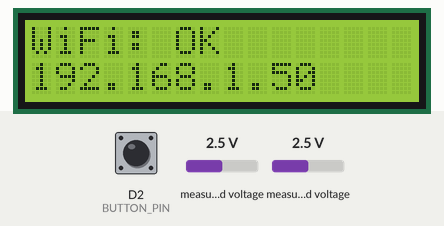
Bench run of a sketch on a simulated Arduino Uno R4 WiFi. Parts: 16×2 character LCD. Inputs (shaded band) come from the test bench; at power-on: D2 (BUTTON_PIN) HIGH, measured voltage 2.5 V. WiFi joins after 1.5 s; servers stay silent unless stated; the local clock reads 2024-03-15 10:24:30 at power-on unless the sketch sets it; what the sketch prints to the serial monitor is not drawn.

Above: at 8.9 s.
9.0 s: D2 (BUTTON_PIN) pulled LOW for 1 s
At 12.7 s:
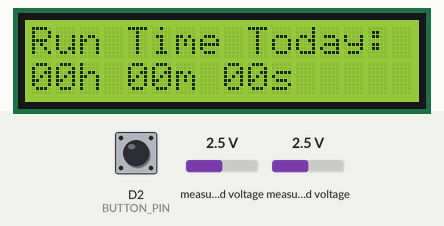
13.6 s: D2 (BUTTON_PIN) pulled LOW for 3.2 s
At 19.9 s:
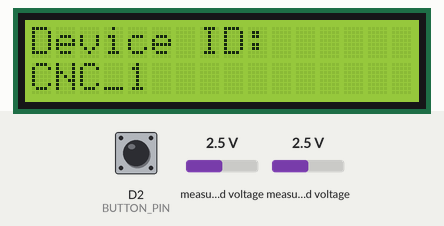
20.4 s: D2 (BUTTON_PIN) pulled LOW for 1 s
At 24.6 s:
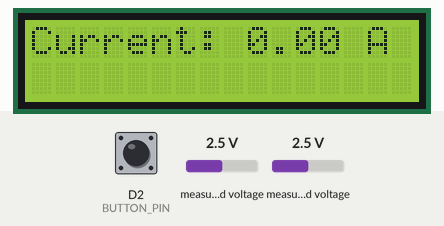
24.9 s: D2 (BUTTON_PIN) pulled LOW for 3.2 s
At 30.8 s:
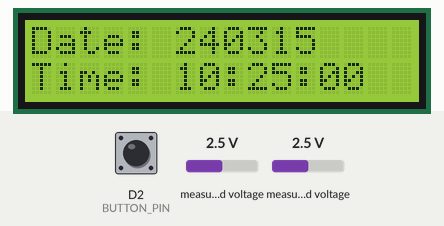
Timing chart, 0 to 32.3 s (numbered marks = the images above; inputs shaded):
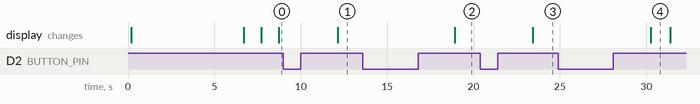

The sketch:

CNC_Run_Time_Logger_V4_20250604_CNC_1.ino
```cpp
/* CNC Run Time Logger V4_250528
작성일: 250521
수정일: 250528
       250530
       250602_Debug
       250602_Debug_Fixed
       250603_Debug_307_Redirect_Fix
       250603_Compile_Error_Fix (현재 수정)
       250604_ Spread Sheet 에서 Firebase로 전환

기능:
1. 실시간 전류측정
2. 0.1A 이상 측정되면 작동시작으로 판단하여 동작시간 측정 시작 [if (current > 1.0)] // 이전 1.0A에서 수정됨
3. 0.1A 이상인 상태였다가 0.1A 이하로 내려간 후 30초(shutdownDelay)동안 1A 이상 측정되지않으면
  처음 0.1A 이상이었던 시점부터 0.1A 이하로 내려간 시점까지 시간을 누적하여 스프레드시트로 전송.
4. 기기 아이디 구분 [const String deviceID   = "CNC_1";]

수정내역
250528 - ADS1115 안정화 딜레이 및 리셋 로직 추가
250530 - 스프레드시트 URL 교체
250602_Debug - 디버깅 로그 (WiFi IP, payload, 응답 결과)
250602_Debug_Fixed - Google Apps Script 302 오류 대응 (script.googleusercontent.com 사용)
250603_Debug_307_Redirect_Fix - Google Apps Script 307 오류 대응 (script.google.com 사용)
250603_Compile_Error_Fix - 문자열 연결 및 HttpClient 메소드 호출 오류 수정
250604_ Firebase 전환. uploadSessionToSheet() 함수 전체 삭제 후 uploadSessionToFirebase() 함수로 대체
250604_ RTC 적용방식 수정. 별도의 보드로 RTC 시간을 싱크로 후 장착함. 이 코드에서는 RTC 시간을 건들지 않도록 수정함.
*/


#include <WiFiS3.h>
#include <Wire.h>
#include <LiquidCrystal_I2C.h>
#include <RTClib.h>
#include <WiFiSSLClient.h>
#include <ArduinoHttpClient.h>
#include <Adafruit_ADS1X15.h>

#define LCD_ADDR      0x27
#define LCD_COLS      16
#define LCD_ROWS      2
#define BUTTON_PIN    2

LiquidCrystal_I2C lcd(LCD_ADDR, LCD_COLS, LCD_ROWS);
RTC_DS3231 rtc;
WiFiSSLClient wifi;
Adafruit_ADS1115 ads;

const char* ssid        = "BP Wifi";
const char* password    = "bp1200aa";
const String deviceID   = "CNC_1";

const float BURDEN_RESISTOR   = 33.0f;
const float CT_RATIO          = 2000.0f;
const float LSB_VOLTAGE       = 4.096f / 32768.0f;
const unsigned long SAMPLE_WINDOW = 1000;
const float CALIBRATION       = 146.0f / 65.0f;

int screenIndex           = 0;
int lastScreenIndex       = -1;
bool lastButtonState      = HIGH;

bool spindleRunning       = false;
bool waitingForShutdown   = false;
DateTime spindleStartTime;
DateTime spindleStopTime;
DateTime lastActiveTime;
unsigned long totalRunSeconds     = 0;
const unsigned long shutdownDelay = 600;

bool hasUploadedToday     = false;
bool hasResetToday        = false;

float lastAmps            = 0.0;

String formatDuration(unsigned long seconds) {
  unsigned long h = seconds / 3600;
  seconds %= 3600;
  unsigned long m = seconds / 60;
  unsigned long s = seconds % 60;

  String formattedTime = "";
  if (h < 10) formattedTime += "0";
  formattedTime += String(h) + "h ";
  if (m < 10) formattedTime += "0";
  formattedTime += String(m) + "m ";
  if (s < 10) formattedTime += "0";
  formattedTime += String(s) + "s";
  return formattedTime;
}

float measureCurrentRMS() {
  unsigned long startMillis = millis();
  uint32_t samplesRead = 0;
  double sumCurrentSq = 0.0;

  while (millis() - startMillis < SAMPLE_WINDOW) {
    int16_t rawADC = ads.readADC_Differential_0_1();
    float voltage = rawADC * LSB_VOLTAGE;
    float currentSample = (voltage / BURDEN_RESISTOR) * CT_RATIO;

    sumCurrentSq += (double)currentSample * currentSample;
    samplesRead++;
    delay(1);
  }

  if (samplesRead == 0) return 0.0f;

  float rmsCurrent = sqrt(sumCurrentSq / samplesRead);
  rmsCurrent *= CALIBRATION;

  return rmsCurrent;
}

void uploadSessionToFirebase(DateTime start, DateTime stop, unsigned long duration) {
  if (WiFi.status() != WL_CONNECTED) {
    Serial.println("WiFi not connected. Cannot upload.");
    return;
  }

  String datePath = String(start.year()) + "-";
  datePath += (start.month() < 10 ? "0" : "") + String(start.month()) + "-";
  datePath += (start.day() < 10 ? "0" : "") + String(start.day());

  String firebasePath = "/logs/" + datePath + ".json";

  String startTimeStr = (start.hour() < 10 ? "0" : "") + String(start.hour()) + ":" +
                        (start.minute() < 10 ? "0" : "") + String(start.minute()) + ":" +
                        (start.second() < 10 ? "0" : "") + String(start.second());

  String endTimeStr = (stop.hour() < 10 ? "0" : "") + String(stop.hour()) + ":" +
                      (stop.minute() < 10 ? "0" : "") + String(stop.minute()) + ":" +
                      (stop.second() < 10 ? "0" : "") + String(stop.second());

  String payload = "{";
  payload += "\"device_id\":\"" + deviceID + "\",";
  payload += "\"start_time\":\"" + startTimeStr + "\",";
  payload += "\"end_time\":\"" + endTimeStr + "\",";
  payload += "\"runtime\":\"" + formatDuration(duration) + "\"";
  payload += "}";

  HttpClient firebaseClient = HttpClient(wifi, "cnc-run-time-logger-default-rtdb.asia-southeast1.firebasedatabase.app", 443);
  firebaseClient.beginRequest();
  firebaseClient.post(firebasePath);
  firebaseClient.sendHeader("Content-Type", "application/json");
  firebaseClient.sendHeader("Content-Length", payload.length());
  firebaseClient.beginBody();
  firebaseClient.print(payload);
  firebaseClient.endRequest();

  int statusCode = firebaseClient.responseStatusCode();
  String response = firebaseClient.responseBody();

  Serial.print("Firebase Upload Status: ");
  Serial.println(statusCode);
  Serial.println("Response: " + response);

  if (statusCode >= 200 && statusCode < 300) {
    Serial.println("Firebase Upload Success!");
  } else {
    Serial.println("Firebase Upload Failed!");
  }

  firebaseClient.stop();
}

void handleDailyUploadAndReset() {
  DateTime now = rtc.now();
  if (now.hour() == 23 && now.minute() == 30 && now.second() >= 0 && now.second() <= 2 && !hasUploadedToday) {
    hasUploadedToday = true;
  }

  if (now.hour() == 23 && now.minute() == 50 && now.second() == 0 && !hasResetToday) {
    lcd.clear(); lcd.print("Daily Reset...");
    delay(1000);
    Serial.println("Performing daily system reset.");
    NVIC_SystemReset();
  }

  if (now.hour() == 0 && now.minute() == 0 && now.second() == 0) {
    hasUploadedToday = false;
    hasResetToday = false;
    totalRunSeconds = 0;
  }
}

void handleScreenButton() {
  static unsigned long buttonPressStart = 0;
  bool reading = digitalRead(BUTTON_PIN);

  if (reading == LOW && lastButtonState == HIGH) {
    buttonPressStart = millis();
  }

  if (reading == HIGH && lastButtonState == LOW) {
    unsigned long pressDuration = millis() - buttonPressStart;
    if (pressDuration >= 500) {
      screenIndex = (screenIndex + 1) % 5;
    }
  }
  lastButtonState = reading;
}

void checkSpindleState() {
  DateTime now = rtc.now();
  float current = measureCurrentRMS();
  lastAmps = current;

  Serial.print("Current RMS: ");
  Serial.print(current, 3);
  Serial.println(" A");

  if (current > 1.0) {
    lastActiveTime = now;
    if (!spindleRunning) {
      spindleStartTime = now;
      spindleRunning = true;
      waitingForShutdown = false;
      Serial.println("Spindle STARTED");
    }
  } else {
    if (spindleRunning && !waitingForShutdown) {
      waitingForShutdown = true;
      Serial.println("Spindle STOPPED, waiting for shutdown delay...");
    }

    if (waitingForShutdown && (now.unixtime() - lastActiveTime.unixtime() >= shutdownDelay)) {
      spindleStopTime = lastActiveTime;
      unsigned long duration = spindleStopTime.unixtime() - spindleStartTime.unixtime();
      totalRunSeconds += duration;

      Serial.println("Shutdown delay elapsed. Uploading session.");
      uploadSessionToFirebase(spindleStartTime, spindleStopTime, duration);

      spindleRunning = false;
      waitingForShutdown = false;
    }
  }
}

void updateLCD() {
  if (lastScreenIndex != screenIndex) {
    lcd.clear();
    lastScreenIndex = screenIndex;
  }

  lcd.setCursor(0, 0);
  switch (screenIndex) {
    case 0:
      lcd.print("WiFi: ");
      if (WiFi.status() == WL_CONNECTED) {
        lcd.print("OK ");
        lcd.setCursor(0,1);
        lcd.print(WiFi.localIP());
      } else {
        lcd.print("FAIL");
        lcd.setCursor(0,1);
        lcd.print("                ");
      }
      break;
    case 1:
      lcd.print("Run Time Today:");
      lcd.setCursor(0, 1);
      lcd.print(formatDuration(totalRunSeconds));
      break;
    case 2:
      lcd.print("Device ID:");
      lcd.setCursor(0, 1);
      lcd.print(deviceID);
      break;
    case 3:
      lcd.print("Current: ");
      lcd.print(lastAmps, 2);
      lcd.print(" A");
      lcd.setCursor(0,1);
      lcd.print("                ");
      break;
    case 4:
      {
        DateTime now = rtc.now();
        // 첫 번째 줄: 날짜 (250604 형식)
        lcd.print("Date: ");
        lcd.print(now.year() % 100);  // 연도 끝 2자리
        if (now.month() < 10) lcd.print("0");
        lcd.print(now.month());
        if (now.day() < 10) lcd.print("0");
        lcd.print(now.day());

        // 두 번째 줄: 시간 (HH:MM:SS)
        lcd.setCursor(0, 1);
        lcd.print("Time: ");
        if (now.hour() < 10) lcd.print("0");
        lcd.print(now.hour()); lcd.print(":");
        if (now.minute() < 10) lcd.print("0");
        lcd.print(now.minute()); lcd.print(":");
        if (now.second() < 10) lcd.print("0");
        lcd.print(now.second());
      }
      break;
  }
  delay(100);
}

void setup() {
  Serial.begin(9600);
  pinMode(BUTTON_PIN, INPUT_PULLUP);

  lcd.init();
  lcd.backlight();
  delay(100);
  lcd.clear();
  lcd.setCursor(0, 0);
  lcd.print("Stabilizing...");
  delay(5000);

  if (!rtc.begin()) {
    lcd.clear(); lcd.print("RTC FAIL"); while (1);
  }

/*
  if (rtc.lostPower()) {
    rtc.adjust(DateTime(__DATE__, __TIME__));
    Serial.println("RTC time set from compile time");
  }
*/
  Wire.begin();
  if (!ads.begin(0x48)) {
    Serial.println("ERROR: ADS1115 init failed (@0x48)");
    lcd.clear(); lcd.print("ADC FAIL"); while (1);
  }
  ads.setGain(GAIN_ONE);

  WiFi.begin(ssid, password);
  lcd.clear(); lcd.print("WiFi...");
  int wifiConnectTry = 0;
  while (WiFi.status() != WL_CONNECTED) {
    delay(500);
    lcd.print(".");
    wifiConnectTry++;
    if (wifiConnectTry > 20) {
        lcd.clear(); lcd.print("WiFi FAIL");
        Serial.println("WiFi connection failed after multiple retries.");
        break;
    }
  }
  if(WiFi.status() == WL_CONNECTED){
    lcd.clear(); lcd.print("WiFi OK"); delay(1000); lcd.clear();
    Serial.println("WiFi connected.");
    Serial.print("Local IP: ");
    Serial.println(WiFi.localIP());
  } else {
    lcd.clear(); lcd.print("WiFi Connect Err"); delay(1000); lcd.clear();
  }
}

void loop() {


  handleScreenButton();
  checkSpindleState();
  updateLCD();
  handleDailyUploadAndReset();
}
```

Measured:
- after the input at 9.0 s, the display: changes after 3.1 s (image 1)
- after the input at 13.6 s, the display: changes after 5.3 s (image 2)
- after the input at 20.4 s, the display: changes after 3.0 s (image 3)
- after the input at 24.9 s, the display: changes after 5.3 s (image 4)
